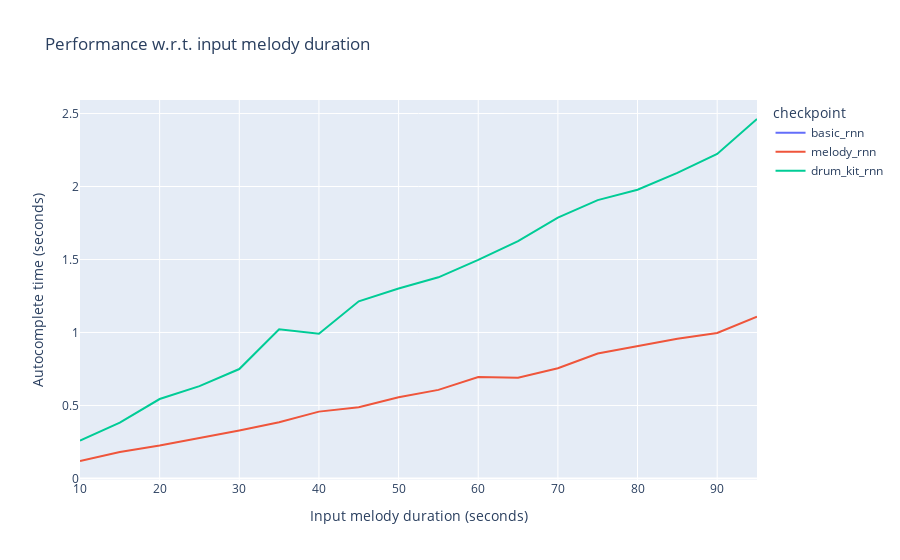

Notebook cell for this chart:
### Markdown cell above
Plot the duration benchmark graph

### Code cell
fig = px.line(duration,
              x="x",
              y="mean",
              color='checkpoint',
              title="Performance w.r.t. input melody duration", 
              labels={
                  'x': 'Input melody duration (seconds)',
                   'mean': 'Autocomplete time (seconds)'
              })
fig = fig.for_each_trace(lambda t: t.update(name=t.name.replace("=",": ")))
fig.show()

### Figure 1 — Plotly figure (JSON) as saved in the notebook; plotly's stock layout.template omitted (floating-point values rounded to 4 significant figures)
{"data": [{"hovertemplate": "checkpoint=basic_rnn<br>Input melody duration (seconds)=%{x}<br>Autocomplete time (seconds)=%{y}<extra></extra>", "legendgroup": "basic_rnn", "line": {"color": "#636efa", "dash": "solid"}, "mode": "lines", "name": "basic_rnn", "orientation": "v", "showlegend": true, "type": "scatter", "x": [null, null, null, null, null, null, null, null, null, null, null, null, null, null, null, null, null, null], "xaxis": "x", "y": [0.1208, 0.1655, 0.2289, 0.2988, 0.3567, 0.4012, 0.4678, 0.5201, 0.5341, 0.5732, 0.627, 0.6789, 0.7267, 0.7857, 0.8381, 0.907, 0.9569, 1.005], "yaxis": "y"}, {"hovertemplate": "checkpoint=melody_rnn<br>Input melody duration (seconds)=%{x}<br>Autocomplete time (seconds)=%{y}<extra></extra>", "legendgroup": "melody_rnn", "line": {"color": "#EF553B", "dash": "solid"}, "mode": "lines", "name": "melody_rnn", "orientation": "v", "showlegend": true, "type": "scatter", "x": [10, 15, 20, 25, 30, 35, 40, 45, 50, 55, 60, 65, 70, 75, 80, 85, 90, 95], "xaxis": "x", "y": [0.1195, 0.1807, 0.2257, 0.2748, 0.3284, 0.3855, 0.4578, 0.4877, 0.5555, 0.6069, 0.6947, 0.6892, 0.7548, 0.856, 0.9048, 0.9577, 0.9961, 1.108], "yaxis": "y"}, {"hovertemplate": "checkpoint=drum_kit_rnn<br>Input melody duration (seconds)=%{x}<br>Autocomplete time (seconds)=%{y}<extra></extra>", "legendgroup": "drum_kit_rnn", "line": {"color": "#00cc96", "dash": "solid"}, "mode": "lines", "name": "drum_kit_rnn", "orientation": "v", "showlegend": true, "type": "scatter", "x": [10, 15, 20, 25, 30, 35, 40, 45, 50, 55, 60, 65, 70, 75, 80, 85, 90, 95], "xaxis": "x", "y": [0.2587, 0.3824, 0.5441, 0.6322, 0.7495, 1.021, 0.9909, 1.214, 1.302, 1.378, 1.497, 1.626, 1.787, 1.907, 1.978, 2.093, 2.223, 2.462], "yaxis": "y"}], "layout": {"legend": {"title": {"text": "checkpoint"}, "tracegroupgap": 0}, "title": {"text": "Performance w.r.t. input melody duration"}, "xaxis": {"anchor": "y", "domain": [0, 1], "title": {"text": "Input melody duration (seconds)"}}, "yaxis": {"anchor": "x", "domain": [0, 1], "title": {"text": "Autocomplete time (seconds)"}}}}
